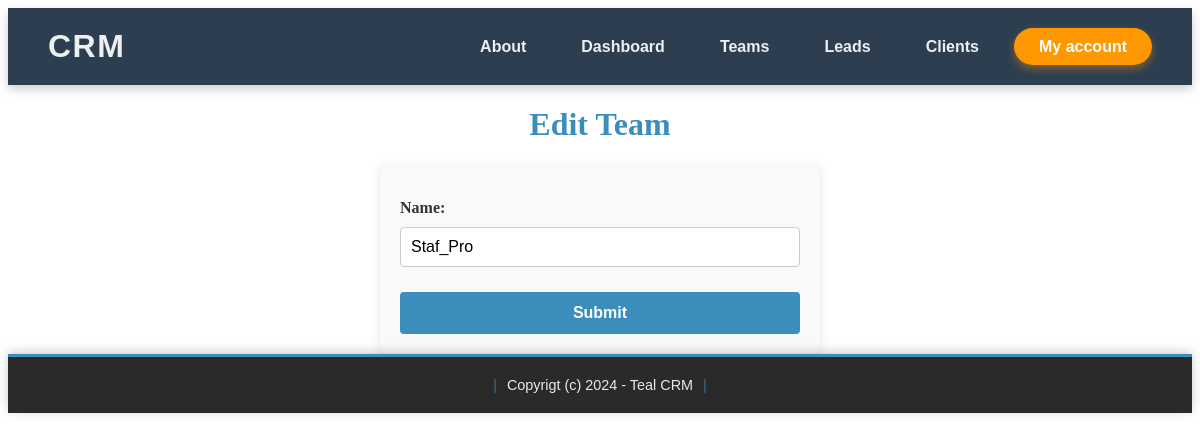
Page /team_edit/1/ (signed in) on the earlier database version.
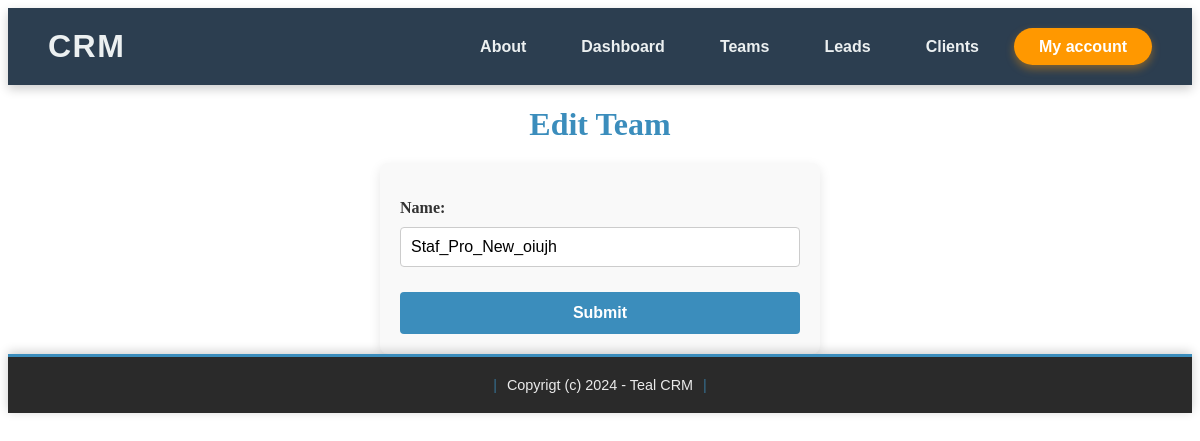
Same page on the later database version.
### catalog/models.py (models this page shows, shortened)
class Team(models.Model):
    plan = models.ForeignKey(Plan, related_name='teams', on_delete=models.CASCADE, null=True, blank=True)
    name = models.CharField(max_length=100)
    members = models.ManyToManyField(User, related_name='teams')
    created_by = models.ForeignKey(User, related_name='created_teams', on_delete=models.CASCADE)
    created_at = models.DateTimeField(auto_now_add=True)

### catalog/views.py (the view)
# urls.py: path('team_edit/<int:id>/', views.edit_team, name='team_edit'),
@login_required
def edit_team(request, id):
    team = get_object_or_404(Team, id=id)
    if request.method == 'POST':
        form = AddTeamForm(request.POST, instance=team)
        if form.is_valid():
            form.save()
            messages.success(request, 'The changes was saved.')
            return redirect('myaccount')
        else:
            messages.error(request, 'Please correct the errors below.')
    else:
        form = AddTeamForm(instance=team)
    data = {
        'form': form,
        'team': team,
    }
    return render(request, 'team/edit_team.html', data)

### catalog/forms.py
class AddTeamForm(forms.ModelForm):
    class Meta:
        model = Team
        fields = ('name',)

### templates/team/edit_team.html (shortened to what this page needs)
{% extends 'base.html' %}
{% load static %}
{% block head %}
    <link rel="stylesheet" href="{% static 'base.css' %}">
    <link rel="stylesheet" href="{% static 'signup.css' %}">
{% endblock %}
{% block content %}
    <h1>Edit Team</h1>
    <form method="post" action=".">
        {{ form.as_p }}
        <button>Submit</button>
    </form>
{% endblock %}

Differences in the rows shown:
changed Team: name "Staf_Pro" → "Staf_Pro_New_oiujh"
